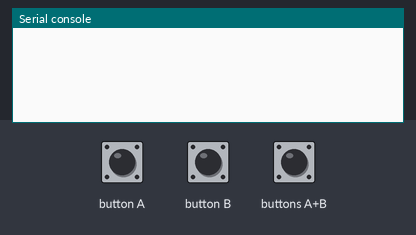
Simulated run of this program. Board: BBC micro:bit running MicroPython. Shown: the last lines printed to the serial console. Inputs (shaded band) come from the test bench. No radio messages arrive unless stated (any console line starting 'radio sent:' is added by the test bench).

Above: at 1.2 s.
1.3 s: button A pressed for 1 s
At 2.4 s:
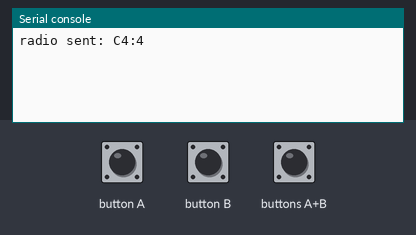
3.8 s: button B pressed for 1 s
At 5.0 s:
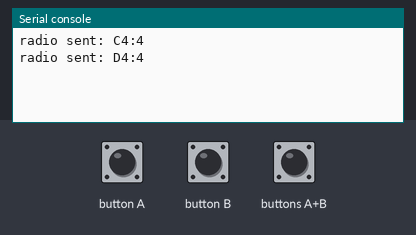
6.3 s: buttons A+B pressed for 3.2 s
At 8.7 s:
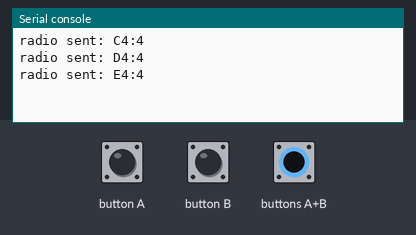

Measured:
- after the input at 1.3 s, the serial console: prints a new line after 0.21 s (image 1)
- after the input at 3.8 s, the serial console: prints a new line after 0.71 s (image 2)
- after the input at 6.3 s, the serial console: prints a new line after 1.2 s (image 3)

The program:

radio_sound.py
```python
from microbit import *
import radio
import music

radio.config(channel=7)

# turn the radio on!
radio.on()

# notes in format "NOTE/OCTAVE:DURATION"
note1 = "C4:4"
note2 = "D4:4"
note3 = "E4:4"

incoming = ''

while True:
    # different buttons send different notes
    if button_a.is_pressed() and button_b.is_pressed():
        radio.send(note3)
    elif button_b.is_pressed():
        radio.send(note2)
    elif button_a.is_pressed():
        radio.send(note1)

    sleep(1000)

    # Read any incoming messages
    incoming = str(radio.receive())

    # make sure there is a message
    if incoming is not 'None':
        # display.scroll(incoming)
        music.play(incoming)
```
